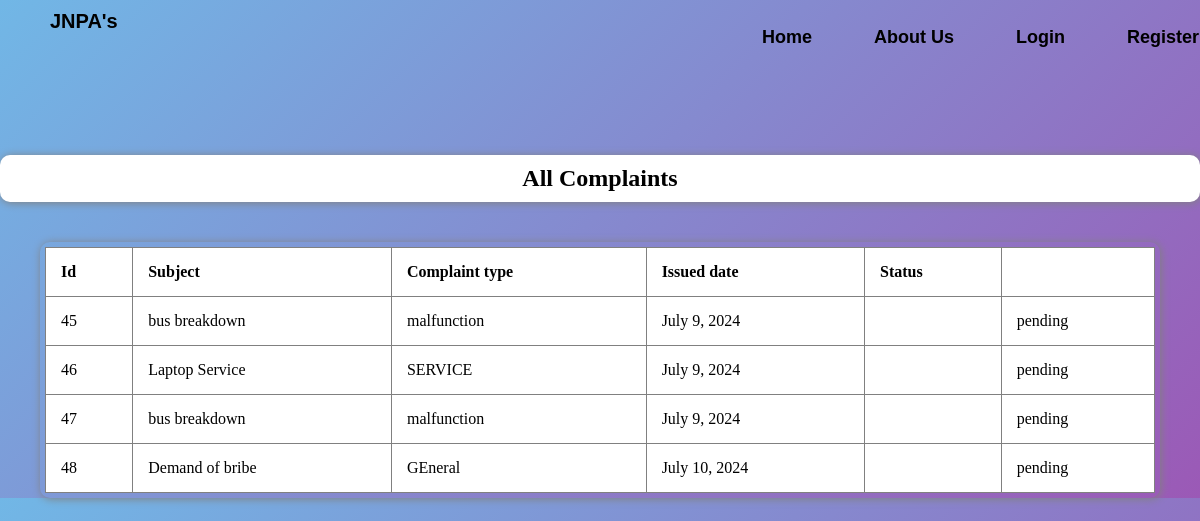
The app's page /allcom/, older data.
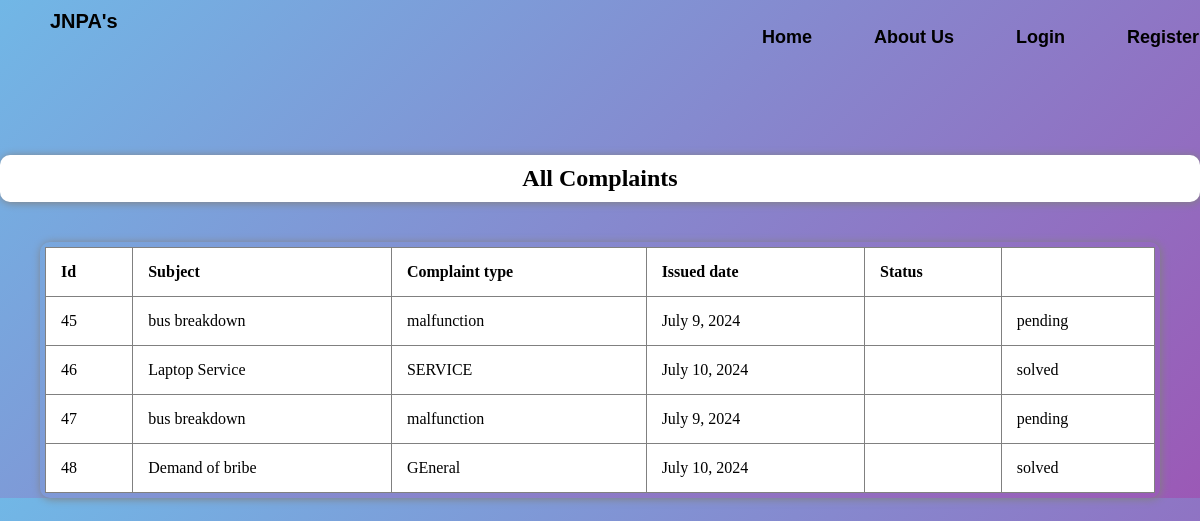
The same page, newer data.
### home/models.py (models this page shows)
class allComplaint(models.Model):
    user = models.ForeignKey(User,on_delete=models.CASCADE,null=True,blank=True)
    status=models.IntegerField(choices=ORDERSTATUS,default=1)
    Subject=models.CharField(max_length=200,blank=False,null=True)
    Type_of_complaint=models.CharField(null=True,max_length=200)
    Description=models.TextField(max_length=4000,blank=False,null=True)
    Time = models.DateField(auto_now=True)

### home/views.py (the view)
# urls.py: path('allcom/', views.allcom, name='allcom'),
def allcom(request):
    all1 = allComplaint.objects.all()
    return render(request,'allcom.html',locals())

### templates/allcom.html (shortened to what this page needs)
{% extends 'navigation.html' %}
{% block body%}
<!DOCTYPE html>
<html lang="en">
<head>
    {% load static %}
    <link rel="stylesheet" href="{% static 'allcom.css' %}">
    <link rel="stylesheet" href="{% static 'home.css' %}">
</head>
<body>
    <div class="title">
        <h2> All Complaints</h2>
    </div>
    <div class="tab">
        <table>
            <tr>
              <th>Id</th>
              <th>Subject</th>
              <th>Complaint type</th>
              <th>Issued date</th>
              <th>Status</th>
            </tr>
            {% for c in all1 %}
            <tr>
                <td>{{c.id}}</td>
                <td>{{c.Subject}}</td>
                <td>{{c.Type_of_complaint}}</td>
                <td>{{c.Time}}</td>
                <td>{{i.Feedback}}</td>
                <td>{{c.get_status_display}}</td>
            </tr>
            {% endfor %}
          </table>
    </div>
</body>
</html>{%endblock body%}

### templates/navigation.html (shortened to what this page needs)
<!DOCTYPE html>
<html lang="en">
<head>
    {%load static%}
    <link rel="stylesheet" href="{% static 'home.css' %}">
</head>
<body>
    <nav class="navbar">
        <div class="icon">
            <h4 class="logo">JNPA's</h4>
        </div>
        <div class="menu">
            <nav>
            <ul>
                <li><a href=" ">Home</a></li>
            {% if request.user.is_authenticated%}
                <li><a href="/profile">profile</a></li>
                <li><a href="/logout">Logout</a></li>
            {% else %}
                <li><a href="/about">About Us</a></li>
                <li><a href="{% url 'login1'%}">Login</a></li>
                <li><a href="/regist">Register</a></li>
            {% endif %}
            </nav>
            </div>
    </nav>
    {%block body%}
    {%endblock body%}
</body>
</html>

### static/home.css (style rules this page uses)
* { margin: 0; padding: 0; }
body { background: yellow,green; }
.navbar { width: 1200px; height: 75px; margin: auto; position: sticky; }
.icon { width: 200px; float: left; height: 70px; }
.logo { color: black; font-size: 20px; font-family: Arial, Helvetica, sans-serif; padding-left: 20px; float: left; padding-top: 10px; }
.menu { margin-left: 30px; display: flex; width: 500px; float: right; height: 70px; }
ul { float: left; display: flex; justify-content: center; align-items: center; }
ul li { list-style: none; margin-left: 62px; margin-top: 27px; font-size: 18px; }
ul li a { padding-left: 0px; margin-left: 0px; text-decoration: none; color: black; font-family: Arial, Helvetica, sans-serif; font-weight: bold; transition:0.4s ease-in-out; }
.logo { width:40px; border-radius: 50%; cursor: pointer; margin-left: 30px; }

### static/allcom.css (style rules this page uses)
.title { font-size: 16px; font-family: 'serif,Times New Roman'; text-align: center; padding: 10px; border-radius: 10px ; box-shadow: 1px 1px 8px 0 grey; margin-top: 80px; background-color: white; }
body { background: linear-gradient(135deg, #71b7e6, #9b59b6); }
.tab { padding: 5px; border-radius: 10px; border-color: white; box-shadow: 1px 1px 8px 0 grey; margin-top: 40px; margin-left: 40px; margin-right: 40px; }
table, td, th { border: 1px solid grey; text-align: left; color: black; background-color: white; }
table { border-collapse: collapse; width: 100%; }
th, td { padding: 15px; }

Row changes from the older to the newer data that the page shows:
changed allComplaint "Laptop Service": Time "July 9, 2024" → "July 10, 2024"; status "pending" → "solved"
changed allComplaint "Demand of bribe": status "pending" → "solved"
